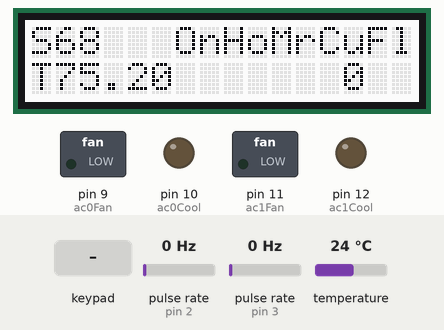
A sketch run on a simulated Arduino Uno, built with avr-gcc and run on an emulated ATmega328P. Shown: 16×2 character LCD, switched loads named in the sketch (green lamp = pin HIGH), output pins drawn as LEDs (lit = HIGH). Wiring (inferred from the names in the program): 2 × pulse sensor: data pin 2 / data pin 3. The test bench sets the inputs (shaded band); at power-on: temperature 24 °C, pulse rate (sensors on pin 2, pin 3) 0 Hz. EEPROM starts erased; what the sketch prints to the serial monitor is not drawn.

Above: at 1.9 s.
2.0 s: temperature set to 12 °C
At 3.3 s:
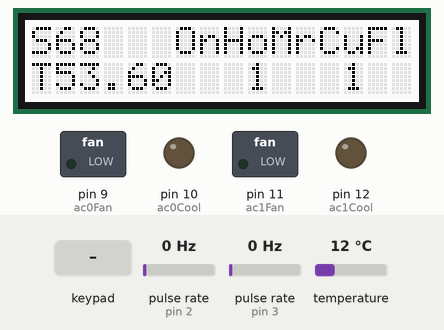
4.0 s: key 'U' pressed
6.5 s: pulse rate (sensor on pin 2) set to 150 Hz
10.3 s: pulse rate (sensor on pin 2) set to 4 Hz
11.8 s: pulse rate (sensor on pin 3) set to 100 Hz
14.5 s: key 'L' pressed
At 15.8 s:
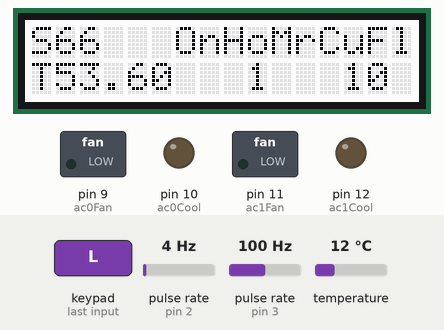
Timing chart, 0 to 17.5 s (numbered marks = the images above; inputs shaded):
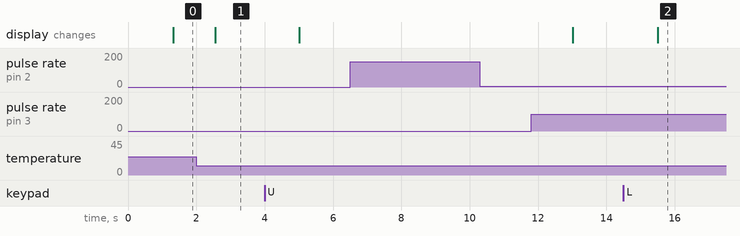

Measured:
- after the input at 2.0 s, the display: changes after 0.56 s (image 1)
- after the input at 6.5 s, every drawn part: stays the same
- after the input at 10.3 s, every drawn part: stays the same
- after the input at 14.5 s, the display: changes after 1.0 s (image 2)

The sketch:

_2_stage_alternating_last_run_RGBSheld_20141024_promini.ino
```cpp
// (licence header left out)
/* This Arduino Sketch controls two AC units on/off with one wire temp sensors

includes rotary encoder for temp change
saves last setting to eeprom location 0
Adafruit RGB Buttons for temp up and down
add latching fans

*/
#include <OneWire.h>
#include <DallasTemperature.h>
//#include <SendOnlySoftwareSerial.h>
#include <Wire.h>
#include <Adafruit_MCP23017.h>
#include <Adafruit_RGBLCDShield.h>
#include <EEPROM.h>

Adafruit_RGBLCDShield lcd = Adafruit_RGBLCDShield();

#define WHITE 0x7

int currentAC = 0; //placeholder for current AC unit
int lastAC = 0;    //placeholder for last prime AC unit
// int tensOfdays;    //count tens of days for switching systems
int stage1On = 0;  //indicate stage one on
int stage2On = 0;  //indicate stage two on
int setTempint = 0; //int value of setTemp for display
int insideTempint = 0; //int value of insideTemp for display
int mrUnit0 = 0; //compressor min run indicator
int mrUnit1 = 0; //compressor min run indicator
int hoUnit0 = 0; //compressor hold off indicator
int hoUnit1 = 0; //compressor hold off indicator
int eeTemp = 0;  //eeprom int temp
int fanLatch0 = 0; //latch unit 0 fan on
int fanLatch1 = 0; //latch unit 1 fan on
const int eeAddrtemp = 0; // eeprom address for temperature setting
const int eeFanlatch0addr = 1; //eeprom address for fan 0 latch
const int eeFanlatch1addr = 2; //eeprom address for fan 1 latch
const int ac0Fan = 9;  //AC 1 Fan Relay
const int ac0Cool = 10;  //AC 1 Cooling Demand
const int ac1Fan = 11;  //AC 2 Fan Relay
const int ac1Cool = 12;  //AC 2 Cooling Demand
const int upperLimit = 77; // set upper temperature setting limit
const int lowerLimit = 66; //set lower temperature setting limit


int encoderPin1 = 2;  // Added for rotary encoder
int encoderPin2 = 3;  // Added for rotary encoder

volatile int lastEncoded = 0;  // Added for rotary encoder
volatile long encoderValue = 0;  // Added for rotary encoder

long lastencoderValue = 0;  // Added for rotary encoder

int lastMSB = 0;  // Added for rotary encoder
int lastLSB = 0;  // Added for rotary encoder


float insideTemp;  //measured inside temperature
float supplyAir1temp;  //supply air temp of unit one
float supplyAir2temp;  //supply air temp of unit two
float setTemp = 68.00;  //Room Temp Set Point
const float hysTemp = 0.50;   //Toom Temp difference
float onTemp;  //AC On Temp
float offTemp;  //AC Off Temp
float stage2Tempon; //Secondary AC on temp
float stage2Tempoff; //Secondary AC off temp
const float supplyDiff = 7; //Temp diff for supply air

//long millisLast; //millis last time units switched
//const long millis10days = 180000; //number of millis in 10 days 864000000

unsigned long stage1Ontime = 0;    //time in millis last time unit started
unsigned long stage2Ontime = 0;    //time in millis last time unit started
unsigned long stage1Offtime = 0;  //time in millis last time unit shut off for compressor protection
unsigned long stage2Offtime = 0;  //time in millis last time unit shut off for compressor protection
const unsigned long compressorWait = 180000;  //set compressor wait time
const unsigned long compressorMinrun = 60000; //sets compressor minimum run time

//Initialize Serial Port for LCD

//SendOnlySoftwareSerial sLCD(13); //TX Only pin 13

//#define COMMAND 0xFE
//#define CLEAR   0x01
//#define LINE0   0x80
//#define LINE1   0xC0
//#define LINE2   0x94
//#define LINE3   0xD4

// Data wire is plugged into pin 2 on the Arduino
const int ONE_WIRE_BUS = 8;

// Setup a oneWire instance to communicate with any OneWire devices
OneWire oneWire(ONE_WIRE_BUS);

// Pass our oneWire reference to Dallas Temperature.
DallasTemperature sensors(&oneWire);

// Assign the addresses of your 1-Wire temp sensors.

DeviceAddress insideThermometer = { 0x28, 0xA2, 0x89, 0x60, 0x03, 0x00, 0x00, 0x60 };
DeviceAddress supplyAir1 = { 0x28, 0xA2, 0x89, 0x60, 0x03, 0x00, 0x00, 0x60 };
DeviceAddress supplyAir2 = { 0x28, 0xA2, 0x89, 0x60, 0x03, 0x00, 0x00, 0x60 };

void setup(void)
{
  // start serial ports
  Serial.begin(9600);
  //  sLCD.begin(9600);  Start the LCD Serial Port and clear the display
  //  delay(500);
  //  sLCD.write(COMMAND);
  //  sLCD.write(CLEAR);
  //  delay(500);

    // Start the LCD and set the columns and rows
  lcd.begin(16, 2);

  // Set the LCD Backlight
  lcd.setBacklight(WHITE);

  // Set the parameter labels
  lcd.setCursor(0, 0);
  lcd.print("S");
  lcd.setCursor(0, 1);
  lcd.print("T");
  lcd.setCursor(12, 0);
  lcd.print("Cu");
  lcd.setCursor(6, 0);
  lcd.print("On");
  lcd.setCursor(8, 0);
  lcd.print("Ho");
  lcd.setCursor(10, 0);
  lcd.print("Mr");
  lcd.setCursor(14, 0);
  lcd.print("Fl");


  // Start up the sensor library
  sensors.begin();

  // set the resolution to 10 bit (good enough?)
  sensors.setResolution(insideThermometer, 10);
  sensors.setResolution(supplyAir1, 10);
  sensors.setResolution(supplyAir2, 10);

  //set pin modes
  pinMode(ac0Fan, OUTPUT);
  pinMode(ac0Cool, OUTPUT);
  pinMode(ac1Fan, OUTPUT);
  pinMode(ac1Cool, OUTPUT);


  //set output pins low
  digitalWrite(ac0Fan, LOW);
  digitalWrite(ac0Cool, LOW);
  digitalWrite(ac1Fan, LOW);
  digitalWrite(ac1Cool, LOW);

  // Below lines added for enceoder
  pinMode(encoderPin1, INPUT);
  pinMode(encoderPin2, INPUT);

  digitalWrite(encoderPin1, HIGH); //turn pullup resistor on
  digitalWrite(encoderPin2, HIGH); //turn pullup resistor on

  //call updateEncoder() when any high/low changed seen
  //on interrupt 0 (pin 2), or interrupt 1 (pin 3)
  attachInterrupt(0, updateEncoder, CHANGE);
  attachInterrupt(1, updateEncoder, CHANGE);
  // Above lines added for encoder

  //check eeprom and se to valid temp if out of range
  eeTemp = EEPROM.read(eeAddrtemp);
  if (eeTemp < 66 || eeTemp > 78)
  {
    EEPROM.write(eeAddrtemp, 68);
  }

  //set eeprom fan latches to 0 if not already set
  if (EEPROM.read(eeFanlatch0addr) > 1)
  {
    EEPROM.write(eeFanlatch0addr, 0);
  }
  if (EEPROM.read(eeFanlatch1addr) > 1)
  {
    EEPROM.write(eeFanlatch1addr, 0);
  }


}

void loop(void)
{
  delay(1000);  //wait .1 second for onewire buss to settle//  delay(100);  //wait .1 second for onewire buss to settle
  Serial.print("\n\r\n\rGetting temperatures...\n\r");
  sensors.requestTemperatures();  //tell sensors to read temperature

  //added to take avcantage of the Adafruit RGBLCD Buttons
  uint8_t buttons = lcd.readButtons();
  if (buttons != 0)
  {
    if (buttons & BUTTON_UP)
    {
      if (setTemp < upperLimit)
      {
        setTemp = setTemp + 1;
        eeTemp = (int) setTemp;
        EEPROM.write(eeAddrtemp, eeTemp);
      }
    }
    if (buttons & BUTTON_DOWN)
    {
      if (setTemp > lowerLimit)
      {
        setTemp = setTemp - 1;
        eeTemp = (int) setTemp;
        EEPROM.write(eeAddrtemp, eeTemp);
      }
    }
    if (buttons & BUTTON_LEFT)
    {
      if (EEPROM.read(eeFanlatch0addr) == 0)
      {
        EEPROM.write(eeFanlatch0addr, 1);
      }
      else // (EEPROM.read(eeFanlatch0addr) == 1)
      {
        EEPROM.write(eeFanlatch0addr, 0);
      }
    }
    if (buttons & BUTTON_RIGHT)
    {
      if (EEPROM.read(eeFanlatch1addr) == 0)
      {
        EEPROM.write(eeFanlatch1addr, 1);
      }
      else // (EEPROM.read(eeFanlatch1addr) == 1)
      {
        EEPROM.write(eeFanlatch1addr, 0);
      }
    }
  }

  eeTemp = EEPROM.read(eeAddrtemp);
  setTemp = (float) eeTemp;

    //moved to allow dynamic temp change
  onTemp = setTemp + 0.90;  //AC On Temp
  offTemp = setTemp - 0.10;  //AC Off Temp
  stage2Tempon = onTemp + 3; //Secondary AC on temp
  stage2Tempoff  = onTemp; //Secondary AC off temp

 /*
       // section of code for debugging
  Serial.print("Inside temperature is: ");
  */

  insideTemp = sensors.getTempF(insideThermometer);  //get temperature from sensor for ambient air temp

  /*
  Serial.print(insideTemp);
  Serial.print("\n\r");
  Serial.print("Supply Air 1 Temp is: ");
  supplyAir1temp = sensors.getTempF(supplyAir1);  //get temp from sensor for unit 1 supply air
  Serial.print(supplyAir1temp);
  Serial.print("\n\r");
  Serial.print("Supply Air 2 Temp is: ");
  supplyAir2temp = sensors.getTempF(supplyAir2);  //get temp from sensor for unit 2 supply air
  Serial.print(supplyAir2temp);
  Serial.print("\n\r\n\rSet Temp ");
  Serial.print(setTemp);
  Serial.print("\n\rHysTemp ");
  Serial.print(hysTemp);
  Serial.print("\n\rOn Temp ");
  Serial.print(onTemp);
  Serial.print("\n\rOff Temp ");
  Serial.print(offTemp);
  Serial.print("\n\r\n\r");
//  Serial.print("\n\rTens of Days ");
//  Serial.print(tensOfdays);
  Serial.print("\n\rCurrent AC Unit ");
  Serial.print(currentAC);
  Serial.print("\n\rStage One On ");
  Serial.print(stage1On);
  Serial.print("\n\rStage Two On ");
  Serial.print(stage2On);
  Serial.print("\n\r");
  Serial.print("Stage 1 Off = ");
  Serial.print(stage1Offtime);
  Serial.print("\n\rStage 2 Off = ");
  Serial.print(stage2Offtime);
  Serial.print("\n\rMillis = ");
  Serial.print(millis());
  Serial.print("\n\n\r");
  Serial.print(EEPROM.read(eeAddrtemp));
  Serial.print("\n\n\r");
*/

//LCD Commands
  setTempint = (int) setTemp; //cast setTemp to int for display
  insideTempint = (int) insideTemp; //cast insideTemp to int for display

  // Print Setpoint
  lcd.setCursor(1, 0);
  lcd.print(setTempint);

  // Print Current Temp
  lcd.setCursor(1, 1);
  lcd.print(insideTemp);

  // Print Current Unit
  lcd.setCursor(13, 1);
  lcd.print(currentAC);

  // Indicate On Unit
  if (stage1On == 1)
  {
    lcd.setCursor(6, 1);
    lcd.print("0");
  }
  else
  {
    lcd.setCursor(6, 1);
    lcd.print(" ");
  }

  if (stage2On == 1)
  {
    lcd.setCursor(7, 1);
    lcd.print("1");
  }
  else
  {
    lcd.setCursor(7, 1);
    lcd.print(" ");
  }

  // Indicate Hold-off
  if (hoUnit0 == 1)
  {
    lcd.setCursor(8, 1);
    lcd.print("0");
  }
  else
  {
    lcd.setCursor(8, 1);
    lcd.print(" ");
  }

  if (hoUnit1 == 1)
  {
    lcd.setCursor(9, 1);
    lcd.print("1");
  }
  else
  {
    lcd.setCursor(9, 1);
    lcd.print(" ");
  }

  // Indicate Min Run
  if (mrUnit0 == 1)
  {
    lcd.setCursor(10, 1);
    lcd.print("0");
  }
  else
  {
    lcd.setCursor(10, 1);
    lcd.print(" ");
  }

  if (mrUnit1 == 1)
  {
    lcd.setCursor(11, 1);
    lcd.print("1");
  }
  else
  {
    lcd.setCursor(11, 1);
    lcd.print(" ");
  }

  if (EEPROM.read(eeFanlatch0addr) == 1)
  {
    lcd.setCursor(14, 1);
    lcd.print("0");
  }
  else
  {
    lcd.setCursor(14, 1);
    lcd.print(" ");
  }

  if (EEPROM.read(eeFanlatch1addr) == 1)
  {
    lcd.setCursor(15, 1);
    lcd.print("1");
  }
  else
  {
    lcd.setCursor(15, 1);
    lcd.print(" ");
  }

/*****************************
  sLCD.write(COMMAND);
  sLCD.write(LINE0);
  sLCD.print("SP=");
  sLCD.write(COMMAND);
  sLCD.write(LINE0 + 0x03);
  sLCD.print(setTempint);
  sLCD.write(COMMAND);
  sLCD.write(LINE0 + 6);
  sLCD.print("Tmp=");
  sLCD.write(COMMAND);
  sLCD.write(LINE0 + 0x0A);
  sLCD.print(insideTemp);
  sLCD.write(COMMAND);
  sLCD.write(LINE1);
  sLCD.print("Unit0 On=");
  sLCD.write(COMMAND);
  sLCD.write(LINE1 + 0x09);
  sLCD.print(stage1On);
  sLCD.write(COMMAND);
  sLCD.write(LINE1 + 0x0B);
  sLCD.print("HO=");
  sLCD.write(COMMAND);
  sLCD.write(LINE1 + 0x0E);
  sLCD.print(hoUnit0);
  sLCD.write(COMMAND);
  sLCD.write(LINE1 + 0x10);
  sLCD.print("MR=");
  sLCD.write(COMMAND);
  sLCD.write(LINE1 + 0x13);
  sLCD.print(mrUnit0);
  sLCD.write(COMMAND);
  sLCD.write(LINE2);
  sLCD.print("Unit1 On=");
  sLCD.write(COMMAND);
  sLCD.write(LINE2 + 0x09);
  sLCD.print(stage2On);
  sLCD.write(COMMAND);
  sLCD.write(LINE2 + 0x0B);
  sLCD.print("HO=");
  sLCD.write(COMMAND);
  sLCD.write(LINE2 + 0x0E);
  sLCD.print(hoUnit1);
  sLCD.write(COMMAND);
  sLCD.write(LINE2 + 0x10);
  sLCD.print("MR=");
  sLCD.write(COMMAND);
  sLCD.write(LINE2 + 0x13);
  sLCD.print(mrUnit1);
  sLCD.write(COMMAND);
  sLCD.write(LINE3);
  sLCD.print("CU=");
  sLCD.write(COMMAND);
  sLCD.write(LINE3 + 0x03);
  sLCD.print(currentAC);
//  sLCD.write(COMMAND);
//  sLCD.write(LINE3 + 0x05);
//  sLCD.print("TOD=");
//  sLCD.write(COMMAND);
//  sLCD.write(LINE3 + 0x09);
//  sLCD.print(tensOfdays);
  sLCD.write(COMMAND);
  sLCD.write(LINE3 + 0x0B);
  sLCD.print("MIN=");
  sLCD.write(COMMAND);
  sLCD.write(LINE3 + 0x0F);
  sLCD.print(millis()/60000);
****************************************/

  // Control Code

//tensOfdays = millis() / millis10days;  //check to see if it has been ten days
//currentAC = tensOfdays % 2;  //check for odd or even ten days to switch units

// the following four if statements check for millis() roll over and reset compressor timeouts to 0 if there is rollover
if (stage1Offtime > millis())
{
  stage1Offtime = 0;
}
if (stage2Offtime > millis())
{
  stage2Offtime = 0;
}
if (stage1Ontime > millis())
{
  stage1Ontime = 0;
}
if (stage2Ontime > millis())
{
  stage2Ontime = 0;
}

if (currentAC == 0 && lastAC == 0 && stage1On == 0 && hoUnit0 == 0) //if the last demand was AC0 then switch to AC1
{
  currentAC = 1;
}

if (currentAC == 1 && lastAC == 1 && stage2On == 0 && hoUnit1 == 0) //if the last demand was AC1 then switch to AC0
{
  currentAC = 0;
}

if (currentAC == 0)  //check if unit one is lead unit
{

//Stage One Prime

    if (insideTemp > onTemp && digitalRead(ac0Cool) == 0)  //check inside temp and if unit one is already on
     {
       stageOneon();  //call routine to turn on unit 1
       lastAC = 0;
       if (digitalRead(ac1Cool) == 1 && onTemp < stage2Tempon)  //chec if unit two is on and temp is less than stage two cooling
       {
         stageTwooff();  //turns off unit two if only first stage cooling is needed
//         stage2Offtime = millis();
       }
     }

    if (insideTemp > stage2Tempon && digitalRead(ac0Cool) == 1 && digitalRead(ac1Cool) == 0)  //check inside temp and turn stage 2 on if called
       {
         stageTwoon();  //turn on stage two
       }
}

if (currentAC == 1)  //check if unit two is lead unit
{
 // Stage Two Prime

    if (insideTemp > onTemp && digitalRead(ac1Cool) == 0)  //check inside temp and if unit two is already on
     {
       stageTwoon();  //call routine to turn unit two on
       lastAC = 1;
       if (digitalRead(ac0Cool) == 1 && onTemp < stage2Tempon)  //check if unit one is on and temp is less than stage two cooling
       {
         stageOneoff();  //turn off unit one if only one stage cooling is needed
//         stage1Offtime = millis();
       }
     }

    if (insideTemp > stage2Tempon && digitalRead(ac1Cool) == 1 && digitalRead(ac0Cool) == 0)  //check inside temp and turn stage one on if called
       {
         stageOneon();  //turn stage one on
       }

}

if (insideTemp <= offTemp && digitalRead(ac0Cool) == 1)  //check inside temp and turn off if below set point
 {
   stageOneoff();  //routine to turn unit one off
 }

if (insideTemp <= offTemp && digitalRead(ac1Cool) == 1)  //check inside temp and turn off if below set point
 {
   stageTwooff();  //routine to turn unit one off
 }


  if (EEPROM.read(eeFanlatch0addr) == 1 && digitalRead(ac0Fan == 0)) //checks to see if there is a manual fan 0 command
  {
    digitalWrite(ac0Fan, HIGH); //Turns Fan 0 on for manual operation
  }
  if (EEPROM.read(eeFanlatch0addr) == 0 && stage1On == 0) // Turns fan 0 off if there is no manual and no cooling demand
  {
    digitalWrite(ac0Fan, LOW); //Turns Fan 0 off for manual operation
  }

  if (EEPROM.read(eeFanlatch1addr) == 1 && digitalRead(ac1Fan == 0)) //checks to see if there is a manual fan 1 command
 {
  digitalWrite(ac1Fan, HIGH); //Turns fan on for manual operation.
 }
  if (EEPROM.read(eeFanlatch1addr) == 0 && stage2On == 0) // Turns fan 1 off if there is no manual and no cooling demand
 {
  digitalWrite(ac1Fan, LOW); //Turns fan off for manual operation.
 }


} // end of main loop


void stageOneon() //routine to turn unit one on
{
  if ((stage1Offtime + compressorWait) < millis())  //check last compressor shut off time and hold off if below five minutes
  {
    digitalWrite(ac0Fan, HIGH); //turns on ac 1 fan
    delay(5000);                // wait 5 seconds
    digitalWrite(ac0Cool, HIGH); //calls ac 1 compressor
    stage1Ontime = millis();
    stage1On = 1;
    hoUnit0 = 0;
  }
  else
  {
    hoUnit0 = 1;
  }
}

void stageOneoff() //routine to turn unit one off and set compressor off time
{
  if ((millis() - stage1Ontime) > compressorMinrun) //check last compressor start and hold off untill min comp run time expires
  {
    digitalWrite(ac0Cool, LOW);  //turns compressor off

    if (EEPROM.read(eeFanlatch0addr) == 0);
    {
      delay(5000);                 // pull cooling out of the coil
      digitalWrite(ac0Fan, LOW);  //turns fan off
    }
    stage1Offtime = millis();  //sets compressor off time
    stage1On = 0;
    mrUnit0 = 0;
  }
  else
  {
    mrUnit0 = 1;
  }

}

void stageTwoon()  //routine to turn unit two on
{
  if ((stage2Offtime + compressorWait) < millis())  //check last compressor shut off time and hold off if below five minutes
  {
    digitalWrite(ac1Fan, HIGH);  //turns on ac 2 fan
    delay(5000);                 // wait 5 seconds
    digitalWrite(ac1Cool, HIGH);  //calls ac 2 compressor
    stage2Ontime = millis();
    stage2On = 1;
    hoUnit1 = 0;
  }
  else
  {
    hoUnit1 = 1;
  }
}

void stageTwooff()
{
    if ((millis() - stage2Ontime) > compressorMinrun) //check last compressor start and hold off untill min comp run time expires
    {
      digitalWrite(ac1Cool, LOW);  //turn compressor off

      if (EEPROM.read(eeFanlatch1addr) == 0);
      {
        delay(5000);                 // pull cooling out of the coil
        digitalWrite(ac1Fan, LOW);  //turn fan off
      }
      stage2Offtime = millis();  //set compressor off time
      stage2On = 0;
      mrUnit1 = 0;
    }
    else
    {
      mrUnit1 = 1;
    }
}

void updateEncoder(){
  int MSB = digitalRead(encoderPin1); //MSB = most significant bit
  int LSB = digitalRead(encoderPin2); //LSB = least significant bit

  int encoded = (MSB << 1) |LSB; //converting the 2 pin value to single number
  int sum  = (lastEncoded << 2) | encoded; //adding it to the previous encoded value

  if(sum == 0b1101) setTemp = setTemp + 1;
  if(sum == 0b1110) setTemp = setTemp - 1;

  // set temp
  if (setTemp < lowerLimit)
  {
    setTemp = lowerLimit;
  }
  if (setTemp > upperLimit)
  {
    setTemp = upperLimit;
  }

  eeTemp = (int) setTemp;
  EEPROM.write(eeAddrtemp, eeTemp);

  lastEncoded = encoded; //store this value for next time
}
```
